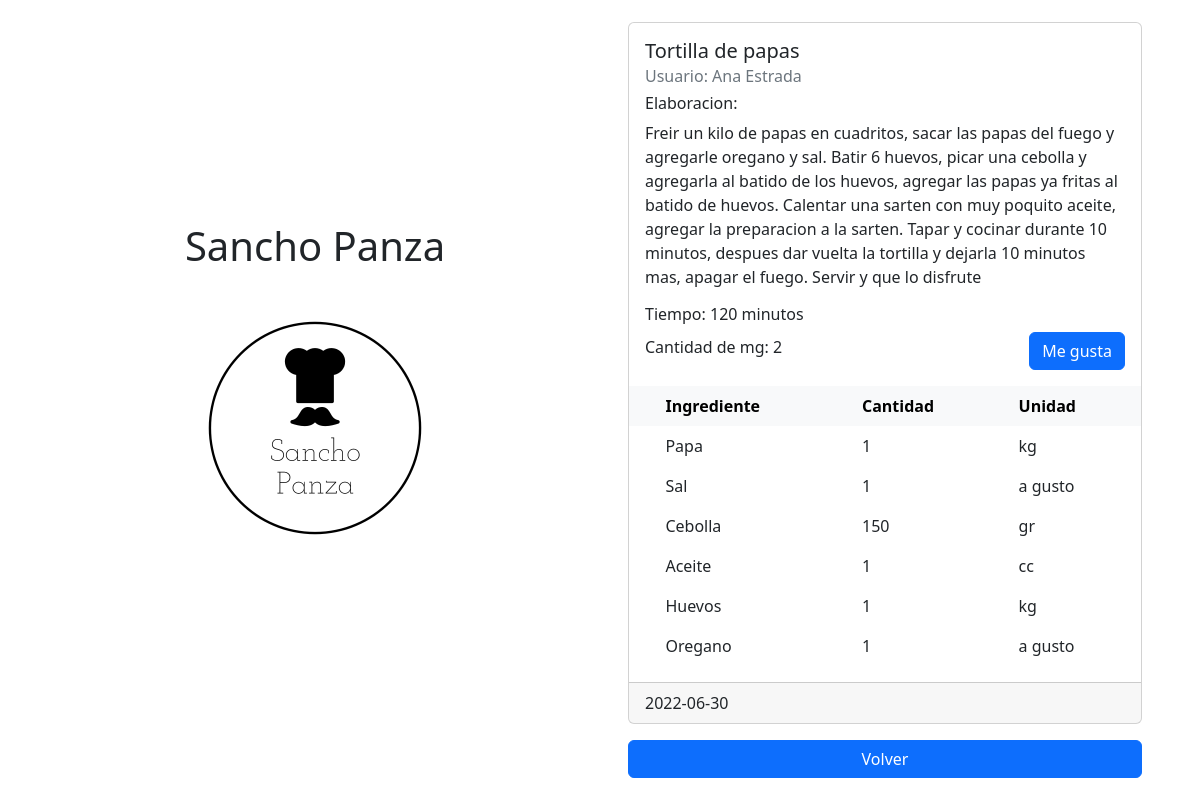
The app's page /view_recipe/9 with its own data.
### src/database.py (models this page shows)
class Receta(db.Model):
    __tablename__ = "receta"
    id = db.Column(db.Integer, primary_key=True)
    nombre = db.Column(db.String(80), nullable=False)
    tiempo = db.Column(db.Integer, nullable=False)
    elaboracion = db.Column(db.Text)
    cantidadmegusta = db.Column(db.Integer, nullable=False)
    fecha = db.Column(db.DateTime)
    usuarioid = db.Column(db.Integer, db.ForeignKey('usuario.id'))
    ingrediente =  db.relationship(
        'Ingrediente',
        backref='receta',
        cascade="all, delete-orphan"
    )

class Usuario(db.Model):
    __tablename__ = 'usuario'
    id = db.Column(db.Integer, primary_key=True)
    nombre = db.Column(db.String(80), nullable=False)
    correo = db.Column(db.String(120), unique=True, nullable=False)
    clave = db.Column(db.String(120), nullable=False)
    receta = db.relationship(
        'Receta',
        backref='usuario',
        cascade="all, delete-orphan"
    )

class Ingrediente(db.Model):
    __tablename__ = 'ingrediente'
    id = db.Column(db.Integer, primary_key=True)
    nombre = db.Column(db.String(80), nullable=False)
    cantidad = db.Column(db.Integer, nullable=False)
    unidad = db.Column(db.String(120), nullable=False)
    recetaid = db.Column(db.Integer, db.ForeignKey('receta.id'))

### src/consultarRecetas.py (the view)
@app.route('/view_recipe/<receta_id>')
def view_recipe(receta_id):
	select_recipe = Receta.query.get(receta_id)
	return render_template('view_recipe.html', receta = select_recipe)

### templates/view_recipe.html (shortened to what this page needs)
{% extends 'base.html' %}
{% block content %}
    <div class="card m-3" style="max-width: 40rem;">
        <div class="card-body">
            <h5 class="card-title">{{receta.nombre}}</h5>
            <h6 class="card-subtitle mb-2 text-muted">Usuario: {{receta.usuario.nombre}}</h6>
            <h6>Elaboracion:</h6>
            <p class="card-text">{{receta.elaboracion}}</p>
            <h6>Tiempo: {{receta.tiempo}} minutos</h6>
            <div class="d-flex align-items-center">
                <h6 class="">Cantidad de mg: {{receta.cantidadmegusta}}</h6>
                {% if receta.usuario.id != session.user_id %}
                    <a class="ms-auto btn btn-primary" href="{{url_for('like', receta_id=receta.id)}}" role="button">Me gusta</a>
                {% endif %}
            </div>
        </div>
        <table class="table table-hover table-borderless">
            <thead class="table-light">
                <tr>
                    <th scope="col"></th>
                    <th scope="col">Ingrediente</th>
                    <th scope="col">Cantidad</th>
                    <th scope="col">Unidad</th>
                </tr>
            </thead>
            <tbody>
                {% for ingrediente in receta.ingrediente %}
                <tr>
                    <th scope="col"></th>
                    <td>{{ ingrediente.nombre }}</td>
                    <td>{{ ingrediente.cantidad }}</td>
                    <td>{{ ingrediente.unidad }}</td>
                </tr>
                {% endfor %}
            </tbody>
        </table>
        <div class="card-footer">{{receta.fecha.date()}}</div>
    </div>
    <a href="{{ url_for('home') }}" class="d-block m-3 btn btn-primary" role="button">Volver</a>
{% endblock %}

### records on screen
Receta: nombre "Tortilla de papas", elaboracion "Freir un kilo de papas en cuadritos, sacar las papas del fuego y agregarle oregano y sal. Batir 6 huevos, picar una cebolla y agregarla al batido de los huevos, agregar las papas ya fritas al batido de huevos. Calentar una sarten con muy poquito aceite, agregar la preparacion a la sarten. Tapar y cocinar durante 10 minutos, despues dar vuelta la tortilla y dejarla 10 minutos mas, apagar el fuego. Servir y que lo disfrute", tiempo "120", cantidadmegusta "2", fecha "2022-06-30"
Usuario: usuario.nombre "Ana Estrada"
Ingrediente: nombre "Papa", cantidad "1", unidad "kg"
Ingrediente: nombre "Sal", cantidad "1", unidad "a gusto"
Ingrediente: nombre "Cebolla", cantidad "150", unidad "gr"
Ingrediente: nombre "Aceite", cantidad "1", unidad "cc"
Ingrediente: nombre "Huevos", cantidad "1", unidad "kg"
Ingrediente: nombre "Oregano", cantidad "1", unidad "a gusto"
